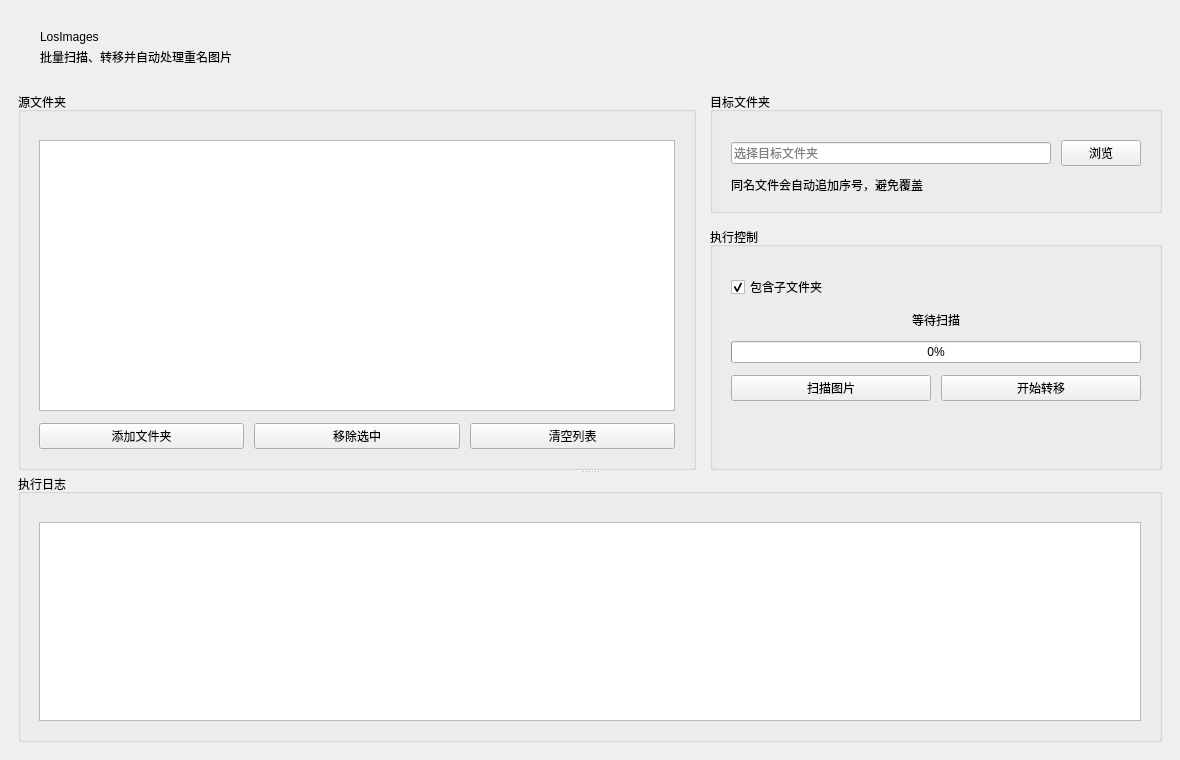
<?xml version="1.0" encoding="UTF-8"?>
<ui version="4.0">
 <class>LosMainWindow</class>
 <widget class="QMainWindow" name="LosMainWindow">
  <property name="geometry">
   <rect>
    <x>0</x>
    <y>0</y>
    <width>1180</width>
    <height>760</height>
   </rect>
  </property>
  <property name="minimumSize">
   <size>
    <width>860</width>
    <height>540</height>
   </size>
  </property>
  <property name="windowTitle">
   <string>LosImages</string>
  </property>
  <widget class="QWidget" name="centralWidget">
   <layout class="QVBoxLayout" name="mainLayout" stretch="0,1">
    <property name="spacing">
     <number>14</number>
    </property>
    <property name="leftMargin">
     <number>18</number>
    </property>
    <property name="topMargin">
     <number>18</number>
    </property>
    <property name="rightMargin">
     <number>18</number>
    </property>
    <property name="bottomMargin">
     <number>18</number>
    </property>
    <item>
     <widget class="QFrame" name="headerFrame">
      <layout class="QVBoxLayout" name="headerLayout">
       <property name="spacing">
        <number>4</number>
       </property>
       <property name="leftMargin">
        <number>22</number>
       </property>
       <property name="topMargin">
        <number>12</number>
       </property>
       <property name="rightMargin">
        <number>22</number>
       </property>
       <property name="bottomMargin">
        <number>12</number>
       </property>
       <item>
        <widget class="QLabel" name="titleLabel">
         <property name="text">
          <string>LosImages</string>
         </property>
        </widget>
       </item>
       <item>
        <widget class="QLabel" name="subtitleLabel">
         <property name="text">
          <string>批量扫描、转移并自动处理重名图片</string>
         </property>
        </widget>
       </item>
      </layout>
     </widget>
    </item>
    <item>
     <widget class="QSplitter" name="mainSplitter">
      <property name="orientation">
       <enum>Qt::Vertical</enum>
      </property>
      <property name="childrenCollapsible">
       <bool>false</bool>
      </property>
      <widget class="QFrame" name="topContentFrame">
       <layout class="QHBoxLayout" name="topContentLayout" stretch="3,2">
        <property name="spacing">
         <number>14</number>
        </property>
        <property name="leftMargin">
         <number>0</number>
        </property>
        <property name="topMargin">
         <number>0</number>
        </property>
        <property name="rightMargin">
         <number>0</number>
        </property>
        <property name="bottomMargin">
         <number>0</number>
        </property>
        <item>
         <widget class="QGroupBox" name="sourceGroup">
          <property name="title">
           <string>源文件夹</string>
          </property>
          <layout class="QVBoxLayout" name="sourceLayout" stretch="1,0">
           <property name="spacing">
            <number>12</number>
           </property>
           <property name="leftMargin">
            <number>18</number>
           </property>
           <property name="topMargin">
            <number>28</number>
           </property>
           <property name="rightMargin">
            <number>18</number>
           </property>
           <property name="bottomMargin">
            <number>18</number>
           </property>
           <item>
            <widget class="QListWidget" name="sourceList"/>
           </item>
           <item>
            <layout class="QHBoxLayout" name="sourceButtonLayout">
             <property name="spacing">
              <number>10</number>
             </property>
             <item>
              <widget class="QPushButton" name="addSourceButton">
               <property name="text">
                <string>添加文件夹</string>
               </property>
              </widget>
             </item>
             <item>
              <widget class="QPushButton" name="removeSourceButton">
               <property name="text">
                <string>移除选中</string>
               </property>
              </widget>
             </item>
             <item>
              <widget class="QPushButton" name="clearSourceButton">
               <property name="text">
                <string>清空列表</string>
               </property>
              </widget>
             </item>
            </layout>
           </item>
          </layout>
         </widget>
        </item>
        <item>
         <widget class="QFrame" name="rightPanelFrame">
          <layout class="QVBoxLayout" name="rightPanelLayout" stretch="0,1">
           <property name="spacing">
            <number>14</number>
           </property>
           <property name="leftMargin">
            <number>0</number>
           </property>
           <property name="topMargin">
            <number>0</number>
           </property>
           <property name="rightMargin">
            <number>0</number>
           </property>
           <property name="bottomMargin">
            <number>0</number>
           </property>
           <item>
            <widget class="QGroupBox" name="targetGroup">
             <property name="title">
              <string>目标文件夹</string>
             </property>
             <layout class="QVBoxLayout" name="targetOuterLayout">
              <property name="spacing">
               <number>10</number>
              </property>
              <property name="leftMargin">
               <number>18</number>
              </property>
              <property name="topMargin">
               <number>28</number>
              </property>
              <property name="rightMargin">
               <number>18</number>
              </property>
              <property name="bottomMargin">
               <number>16</number>
              </property>
              <item>
               <layout class="QHBoxLayout" name="targetLayout">
                <property name="spacing">
                 <number>10</number>
                </property>
                <item>
                 <widget class="QLineEdit" name="targetEdit">
                  <property name="placeholderText">
                   <string>选择目标文件夹</string>
                  </property>
                 </widget>
                </item>
                <item>
                 <widget class="QPushButton" name="browseTargetButton">
                  <property name="text">
                   <string>浏览</string>
                  </property>
                 </widget>
                </item>
               </layout>
              </item>
              <item>
               <widget class="QLabel" name="targetHintLabel">
                <property name="text">
                 <string>同名文件会自动追加序号，避免覆盖</string>
                </property>
                <property name="wordWrap">
                 <bool>true</bool>
                </property>
               </widget>
              </item>
             </layout>
            </widget>
           </item>
           <item>
            <widget class="QGroupBox" name="controlGroup">
             <property name="title">
              <string>执行控制</string>
             </property>
             <layout class="QVBoxLayout" name="controlLayout" stretch="0,0,0,0,1">
              <property name="spacing">
               <number>12</number>
              </property>
              <property name="leftMargin">
               <number>18</number>
              </property>
              <property name="topMargin">
               <number>28</number>
              </property>
              <property name="rightMargin">
               <number>18</number>
              </property>
              <property name="bottomMargin">
               <number>18</number>
              </property>
              <item>
               <widget class="QCheckBox" name="recursiveCheck">
                <property name="text">
                 <string>包含子文件夹</string>
                </property>
                <property name="checked">
                 <bool>true</bool>
                </property>
               </widget>
              </item>
              <item>
               <widget class="QLabel" name="summaryLabel">
                <property name="text">
                 <string>等待扫描</string>
                </property>
                <property name="alignment">
                 <set>Qt::AlignCenter</set>
                </property>
               </widget>
              </item>
              <item>
               <widget class="QProgressBar" name="progressBar">
                <property name="minimum">
                 <number>0</number>
                </property>
                <property name="maximum">
                 <number>1</number>
                </property>
                <property name="value">
                 <number>0</number>
                </property>
               </widget>
              </item>
              <item>
               <layout class="QHBoxLayout" name="actionLayout">
                <property name="spacing">
                 <number>10</number>
                </property>
                <item>
                 <widget class="QPushButton" name="scanButton">
                  <property name="text">
                   <string>扫描图片</string>
                  </property>
                 </widget>
                </item>
                <item>
                 <widget class="QPushButton" name="startButton">
                  <property name="text">
                   <string>开始转移</string>
                  </property>
                 </widget>
                </item>
               </layout>
              </item>
              <item>
               <spacer name="controlSpacer">
                <property name="orientation">
                 <enum>Qt::Vertical</enum>
                </property>
                <property name="sizeHint" stdset="0">
                 <size>
                  <width>20</width>
                  <height>20</height>
                 </size>
                </property>
               </spacer>
              </item>
             </layout>
            </widget>
           </item>
          </layout>
         </widget>
        </item>
       </layout>
      </widget>
      <widget class="QGroupBox" name="logGroup">
       <property name="title">
        <string>执行日志</string>
       </property>
       <layout class="QVBoxLayout" name="logLayout">
        <property name="leftMargin">
         <number>18</number>
        </property>
        <property name="topMargin">
         <number>28</number>
        </property>
        <property name="rightMargin">
         <number>18</number>
        </property>
        <property name="bottomMargin">
         <number>18</number>
        </property>
        <item>
         <widget class="QTextEdit" name="logEdit">
          <property name="readOnly">
           <bool>true</bool>
          </property>
         </widget>
        </item>
       </layout>
      </widget>
     </widget>
    </item>
   </layout>
  </widget>
 </widget>
 <resources/>
 <connections/>
</ui>
